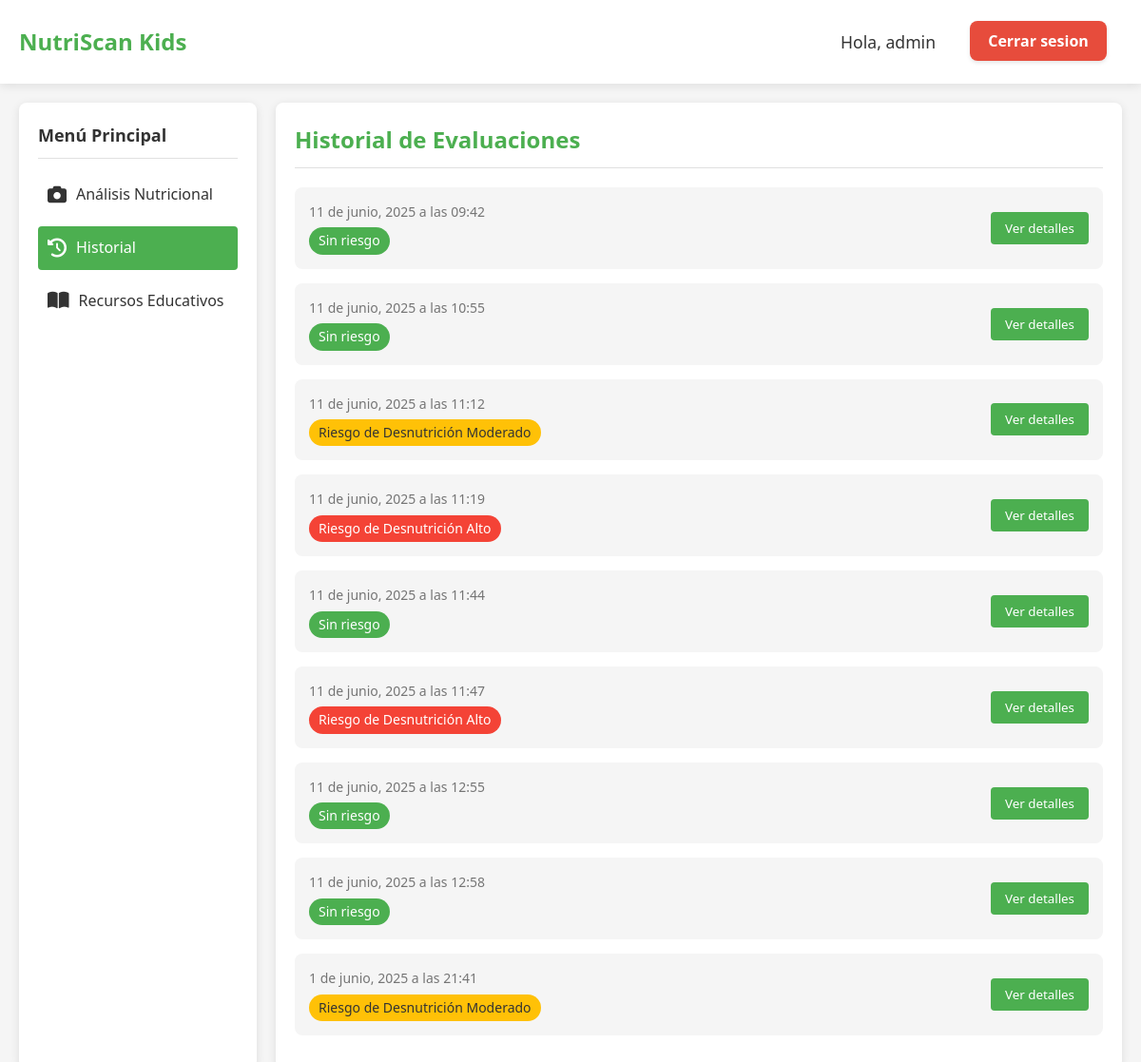
/historial/ (signed in), run on the app's committed database.
### Kids/models.py (models this page shows, shortened)
class AnalisisNutricional(models.Model):
    STATUS_CHOICES = [
        ('normal', 'Normal'),
        ('riesgo', 'Riesgo'),
        ('alerta', 'Alerta'),
    ]
    usuario = models.ForeignKey(User, on_delete=models.CASCADE, null=True, blank=True)
    imagen = models.ImageField(upload_to='analisis/')
    fecha = models.DateTimeField(auto_now_add=True)
    ancho_rostro = models.FloatField(null=True, blank=True)
    distancia_interpupilar = models.FloatField(null=True, blank=True)
    ratio_ojos_rostro = models.FloatField(null=True, blank=True)
    ancho_mejillas = models.FloatField(null=True, blank=True)
    ratio_mejillas_ojos = models.FloatField(null=True, blank=True)
    signos_detectados = models.TextField(blank=True)
    estado = models.CharField(max_length=10, choices=STATUS_CHOICES)
    recomendaciones = models.TextField(blank=True)

### Kids/views.py (the view)
# urls.py: path('historial/', HistorialMedicoListView.as_view(), name='historial'),
class HistorialMedicoListView(LoginRequiredMixin, ListView):
    model = HistorialMedico
    template_name = 'detector/historial.html'
    context_object_name = 'historial'
    def get_queryset(self):
        queryset = HistorialMedico.objects.filter(usuario=self.request.user).order_by('-fecha_seguimiento')
        historial = []
        for item in queryset:
            analisis = item.analisis
            estado = analisis.estado
            if estado == 'normal':
                riesgo = "Sin riesgo"
                bg = "#4CAF50"
                fg = "white"
            elif estado == 'riesgo':
                riesgo = "Riesgo de Desnutrición Moderado"
                bg = "#FFC107"
                fg = "#333"
            elif estado == 'alerta':
                riesgo = "Riesgo de Desnutrición Alto"
                bg = "#F44336"
                fg = "white"
            else:
                riesgo = "Desconocido"
                bg = "#9E9E9E"
                fg = "white"
            recomendaciones_text = ""
            if analisis.recomendaciones:
                recomendaciones_raw = analisis.recomendaciones.split('|')
                recomendaciones_list = [rec.strip() for rec in recomendaciones_raw if rec.strip()]
                recomendaciones_text = '\n'.join([f"{i+1}. {rec}" for i, rec in enumerate(recomendaciones_list)])
            recomendaciones_default = [
                "Consultar con un pediatra o nutricionista infantil lo antes posible",
                "Aumentar la ingesta de proteínas de alta calidad en la dieta diaria",
                "Incluir alimentos ricos en hierro y zinc como legumbres, carnes magras y verduras de hoja verde",
                "Realizar un seguimiento del peso semanalmente",
                "Implementar 5 comidas diarias para asegurar un aporte calórico adecuado"
            ]
            if estado == 'normal':
                observaciones = "Los parámetros evaluados se encuentran dentro de los rangos normales. Se recomienda mantener los hábitos alimenticios actuales."
            elif estado == 'riesgo':
                observaciones = "Se detectan signos de posible desnutrición moderada. Se recomienda seguimiento periódico y consulta con especialista."
            elif estado == 'alerta':
                observaciones = "Se detectan signos de desnutrición severa. Es necesaria atención médica inmediata y seguimiento especializado."
            else:
                observaciones = "Estado no determinado. Se recomienda evaluación médica para determinar el estado nutricional."
            historial.append({
                'id': item.id,
                'fecha': item.fecha_seguimiento,  # solo fecha (DateField)
                'fecha_analisis': analisis.fecha,  # con hora (DateTimeField)
                'riesgo': riesgo,
                'estado': estado,
                'color': bg,
                'texto_color': fg,
                'observaciones': observaciones,
                'imagen': analisis.imagen,
                'recomendaciones': recomendaciones_text,
            })
        return historial

### templates/detector/historial.html (shortened to what this page needs)
{% extends 'detector/base.html' %}
{% load static %}
{% block content %}
<div id="history-section" class="history-section">
    <h2 class="section-title">Historial de Evaluaciones</h2>
    <ul class="history-list">
        {% for item in historial %}
        <li class="history-item">
            <div class="history-info">
                {% if item.fecha_analisis %}
                    <div class="history-date">
                        {{ item.fecha_analisis|date:"j \\d\\e F, Y \\a \\l\\a\\s H:i" }}
                    </div>
                {% else %}
                    <div class="history-date">
                        {{ item.fecha|date:"j \\d\\e F, Y" }}
                    </div>
                {% endif %}
                <div class="history-status" style="background-color: {{ item.color }}; color: {{ item.texto_color }};">
                    {{ item.riesgo }}
                </div>
            </div>
           <button class="view-btn"
                data-id="{{ item.id }}"
                data-fecha="{{ item.fecha|date:'j \\d\\e F, Y' }}"
                data-riesgo="{{ item.riesgo }}"
                data-observaciones="{{ item.observaciones }}"
                data-imagen="{{ item.imagen.url }}"
                data-recomendaciones="{{ item.recomendaciones}}">
                Ver detalles
            </button>
        </li>
        {% endfor %}
    </ul>
</div>
{% endblock %}

### templates/detector/base.html (shortened to what this page needs)
{% load static %}
<!DOCTYPE html>
<html lang="es">
<head>
    <link rel="stylesheet" href="https://cdnjs.cloudflare.com/ajax/libs/font-awesome/6.0.0-beta3/css/all.min.css">
    <link rel="stylesheet" href="{% static 'base.css' %}">
    <link rel="stylesheet" href="{% static 'css/mensajes.css' %}">
</head>
<body>
    {% if user.is_authenticated %}
    <header>
        <div class="container">
            <div class="header-content">
                <div class="logo">
                    <h1>NutriScan Kids</h1>
                </div>
            </div>
            <div class="info-content">
                <div class="info">
                    <h3>Hola, {{ user.first_name|default:user.username }}</h3>
                </div>
                <div class="logout">
                    <a href="{% url 'logout' %}" class="logout-button">Cerrar sesion</a>
                </div>
            </div>
        </div>
    </header>
    <div class="container-principal">
        <div class="dashboard">
            <div class="sidebar">
                <h3 class="sidebar-heading">Menú Principal</h3>
                <ul class="sidebar-menu">
                    <li>
                        <a href="{% url 'analisis' %}" {% if request.path == '/analisis/' %}class="active"{% endif %}>
                            <i class="fas fa-camera"></i>
                            Análisis Nutricional
                        </a>
                    </li>
                    <li>
                        <a href="{% url 'historial' %}" {% if request.path == '/historial/' %}class="active"{% endif %}>
                            <i class="fas fa-history"></i>
                            Historial
                        </a>
                    </li>
                    <li>
                        <a href="{% url 'recursos' %}" {% if request.path == '/recursos/' %}class="active"{% endif %}>
                            <i class="fas fa-book-open"></i>
                            Recursos Educativos
                        </a>
                    </li>
                </ul>
            </div>
            <div class="main-content">
                {% block content %}{% endblock %}
            </div>
        </div>
    </body>
    {% endif %}
</html>

### static/base.css (style rules this page uses)
:root { --primary: #4CAF50; --primary-light: #7FDF83; --primary-dark: #388E3C; --secondary: #FFC107; --secondary-light: #FFECB3; --text-dark: #333333; --text-light: #757575; --white: #FFFFFF; --light-gray: #F5F5F5; --medium-gray: #E0E0E0; --shadow: 0 2px 10px rgba(0, 0, 0, 0.1); }
* { box-sizing: border-box; margin: 0; padding: 0; font-family: 'Segoe UI', Tahoma, Geneva, Verdana, sans-serif; }
body { background-color: var(--light-gray); color: var(--text-dark); line-height: 1.6; }
header { background-color: var(--white); padding: 15px 0; box-shadow: var(--shadow); position: sticky; top: 0; z-index: 100; }
.container { width: 100%; max-width: 1200px; margin: 0 auto; padding: 0 20px; display: flex; }
.header-content { display: flex; flex: 1; display: flex; align-items: center; color: white; font-size: 2rem; font-weight: bold; }
.logout { text-align: right; padding: 1rem; }
.logout-button { background-color: #e74c3c; color: #fff; padding: 0.6rem 1.2rem; text-decoration: none; border-radius: 8px; font-weight: bold; transition: background-color 0.3s ease, transform 0.2s ease; box-shadow: 0 2px 4px rgba(0, 0, 0, 0.1); }
.logo { display: flex; align-items: center; }
.logo h1 { font-size: 24px; color: var(--primary); margin: 0; }
.info-content { display: flex; align-items: center; gap: 20px; }
.info h3 { color: var(--text-dark); font-size: 1.1rem; font-weight: 500; }
.container-principal { width: 100%; max-width: 1200px; margin: 0 auto; padding: 0 20px; }
h2 { color: var(--primary); font-size: 40px; margin-bottom: 20px; }
.active { color: var(--white) !important; }
.dashboard { display: flex; margin-top: 20px; min-height: calc(100vh - 70px); }
.sidebar { width: 250px; background-color: var(--white); border-radius: 8px; padding: 20px; box-shadow: var(--shadow); margin-right: 20px; }
.sidebar-heading { font-size: 18px; margin-bottom: 15px; padding-bottom: 10px; border-bottom: 1px solid var(--medium-gray); }
.sidebar-menu { list-style: none; }
.sidebar-menu li { margin-bottom: 10px; }
.sidebar-menu a { display: flex; align-items: center; padding: 10px; color: var(--text-dark); text-decoration: none; border-radius: 4px; transition: all 0.3s ease; }
.sidebar-menu a i { margin-right: 10px; font-size: 20px; }
.sidebar-menu a.active { background-color: var(--primary); color: var(--white); }
.main-content { flex: 1; background-color: var(--white); border-radius: 8px; padding: 20px; box-shadow: var(--shadow); }
.section-title { font-size: 24px; margin-bottom: 20px; padding-bottom: 10px; border-bottom: 1px solid var(--medium-gray); }
.history-list { list-style: none; }
.history-item { background-color: var(--light-gray); border-radius: 8px; padding: 15px; margin-bottom: 15px; display: flex; justify-content: space-between; align-items: center; }
.history-info { flex: 1; }
.history-date { font-size: 14px; color: var(--text-light); margin-bottom: 5px; }
.history-status { display: inline-block; padding: 3px 10px; border-radius: 20px; font-size: 14px; font-weight: 500; }
.view-btn { background-color: var(--primary); color: var(--white); border: none; padding: 8px 15px; border-radius: 4px; cursor: pointer; transition: all 0.3s ease; }

### data on the page
AnalisisNutricional: fecha_analisis "11 de junio, 2025 a las 09:42"
AnalisisNutricional: fecha_analisis "11 de junio, 2025 a las 10:55"
AnalisisNutricional: fecha_analisis "11 de junio, 2025 a las 11:12"
AnalisisNutricional: fecha_analisis "11 de junio, 2025 a las 11:19"
AnalisisNutricional: fecha_analisis "11 de junio, 2025 a las 11:44"
AnalisisNutricional: fecha_analisis "11 de junio, 2025 a las 11:47"
AnalisisNutricional: fecha_analisis "11 de junio, 2025 a las 12:55"
AnalisisNutricional: fecha_analisis "11 de junio, 2025 a las 12:58"
AnalisisNutricional: fecha_analisis "1 de junio, 2025 a las 21:41"

### other printed values
{{ user.first_name|default:user.username }} "admin"
{{ item.riesgo }} "Sin riesgo" "Sin riesgo" "Riesgo de Desnutrición Moderado" "Riesgo de Desnutrición Alto" "Sin riesgo" "Riesgo de Desnutrición Alto" "Sin riesgo" "Sin riesgo" "Riesgo de Desnutrición Moderado"
